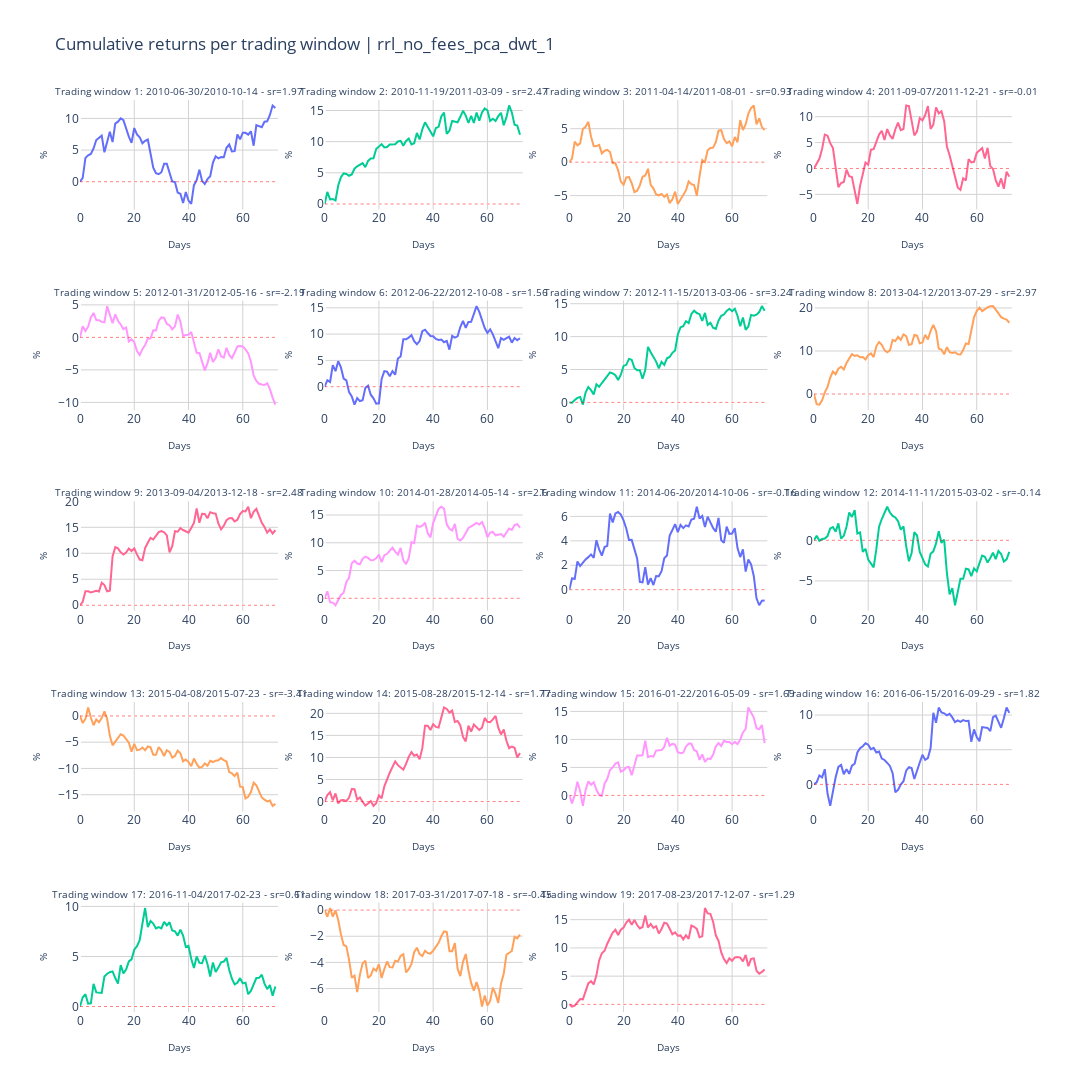

The notebook cell this image was saved under:
### Code cell
metric ="Cumulative returns"
fig_title = f"{metric} per trading window | {setting}"

ncols = 4
nrows = generate_nrows(len(batch_names), ncols)

titles = generate_subplot_titles(batch_names)

fig = init_subplots(nrows, ncols, titles)
fig = populate_subplots(fig, df, batch_names, titles, ncols, y_varname=metric, initial_invest=initial_invest)

layout = generate_layout(
    fig_height=1200, 
    fig_width=1400, 
    fig_title=fig_title)
    
fig.update_layout(layout)

### Figure 1 — Plotly figure (JSON) as saved in the notebook; plotly's stock layout.template omitted (floating-point values rounded to 4 significant figures)
{"data": [{"name": " sr=1.97", "showlegend": false, "type": "scatter", "x": [0, 1, 2, 3, 4, 5, 6, 7, 8, 9, 10, 11, 12, 13, 14, 15, 16, 17, 18, 19, 20, 21, 22, 23, 24, 25, 26, 27, 28, 29, 30, 31, 32, 33, 34, 35, 36, 37, 38, 39, 40, 41, 42, 43, 44, 45, 46, 47, 48, 49, 50, 51, 52, 53, 54, 55, 56, 57, 58, 59, 60, 61, 62, 63, 64, 65, 66, 67, 68, 69, 70, 71, 72], "xaxis": "x", "y": [0, 0.5953, 3.764, 4.162, 4.382, 5.25, 6.589, 6.998, 7.286, 4.642, 6.435, 7.909, 6.257, 9.17, 9.488, 10.01, 9.733, 8.351, 7.123, 6.148, 8.48, 7.469, 7.034, 6.079, 6.476, 6.669, 4.232, 2.208, 1.337, 1.182, 1.505, 2.822, 2.82, 1.505, 0.04189, -0.06951, -1.714, -1.91, -3.365, -1.641, -2.99, -3.518, -0.5461, 0.2377, 1.896, 0.1269, -0.3609, 0.4093, 0.8561, 3.016, 4.022, 3.676, 3.886, 3.856, 5.355, 5.874, 4.785, 4.822, 7.477, 6.706, 7.738, 7.723, 7.434, 7.97, 5.688, 8.933, 8.719, 8.624, 9.484, 9.545, 10.54, 12.05, 11.67], "yaxis": "y"}, {"line": {"color": "red", "dash": "dot", "width": 0.5}, "mode": "lines", "name": "No returns", "showlegend": false, "type": "scatter", "x": [0, 73], "xaxis": "x", "y": [0, 0], "yaxis": "y"}, {"name": " sr=2.47", "showlegend": false, "type": "scatter", "x": [0, 1, 2, 3, 4, 5, 6, 7, 8, 9, 10, 11, 12, 13, 14, 15, 16, 17, 18, 19, 20, 21, 22, 23, 24, 25, 26, 27, 28, 29, 30, 31, 32, 33, 34, 35, 36, 37, 38, 39, 40, 41, 42, 43, 44, 45, 46, 47, 48, 49, 50, 51, 52, 53, 54, 55, 56, 57, 58, 59, 60, 61, 62, 63, 64, 65, 66, 67, 68, 69, 70, 71, 72], "xaxis": "x2", "y": [0, 1.93, 0.7372, 0.8044, 0.5724, 2.966, 4.295, 4.894, 4.81, 4.528, 4.745, 5.656, 6.038, 6.302, 6.562, 5.917, 6.901, 7.29, 7.329, 8.827, 9.301, 9.608, 9.086, 9.139, 9.545, 9.579, 9.588, 10.02, 10.12, 9.338, 10.1, 10.5, 9.547, 9.755, 11.39, 10.36, 11.97, 13.11, 12.28, 11.68, 10.85, 12.18, 12.37, 14.04, 14.68, 11.26, 11.74, 13.31, 13.27, 13.11, 13.99, 14.95, 14.18, 12.99, 14.16, 13.0, 14.66, 13.35, 14.69, 15.33, 15.04, 13.31, 13.66, 13.31, 14.09, 14.63, 12.62, 13.89, 15.8, 14.68, 12.7, 12.57, 11.11], "yaxis": "y2"}, {"line": {"color": "red", "dash": "dot", "width": 0.5}, "mode": "lines", "name": "No returns", "showlegend": false, "type": "scatter", "x": [0, 73], "xaxis": "x2", "y": [0, 0], "yaxis": "y2"}, {"name": " sr=0.93", "showlegend": false, "type": "scatter", "x": [0, 1, 2, 3, 4, 5, 6, 7, 8, 9, 10, 11, 12, 13, 14, 15, 16, 17, 18, 19, 20, 21, 22, 23, 24, 25, 26, 27, 28, 29, 30, 31, 32, 33, 34, 35, 36, 37, 38, 39, 40, 41, 42, 43, 44, 45, 46, 47, 48, 49, 50, 51, 52, 53, 54, 55, 56, 57, 58, 59, 60, 61, 62, 63, 64, 65, 66, 67, 68, 69, 70, 71, 72], "xaxis": "x3", "y": [0, 0.5291, 3.062, 2.518, 2.813, 4.957, 5.276, 6.026, 3.834, 2.378, 2.399, 2.578, 1.311, 1.706, 1.824, 1.521, -0.1374, -0.1665, -1.206, -2.913, -3.373, -2.286, -2.217, -3.132, -4.47, -4.274, -3.464, -2.174, -1.997, -0.9881, -3.406, -3.92, -4.819, -4.955, -4.744, -5.189, -4.838, -6.129, -5.546, -4.415, -6.248, -5.543, -5.003, -4.218, -2.878, -3.296, -3.417, -5.018, -2.11, 0.3057, 0.01337, 1.768, 2.123, 2.173, 2.982, 4.704, 4.782, 3.456, 2.834, 3.109, 2.39, 3.756, 2.987, 6.287, 4.809, 5.641, 7.26, 8.071, 8.471, 5.662, 6.539, 5.237, 4.783], "yaxis": "y3"}, {"line": {"color": "red", "dash": "dot", "width": 0.5}, "mode": "lines", "name": "No returns", "showlegend": false, "type": "scatter", "x": [0, 73], "xaxis": "x3", "y": [0, 0], "yaxis": "y3"}, {"name": "0.01", "showlegend": false, "type": "scatter", "x": [0, 1, 2, 3, 4, 5, 6, 7, 8, 9, 10, 11, 12, 13, 14, 15, 16, 17, 18, 19, 20, 21, 22, 23, 24, 25, 26, 27, 28, 29, 30, 31, 32, 33, 34, 35, 36, 37, 38, 39, 40, 41, 42, 43, 44, 45, 46, 47, 48, 49, 50, 51, 52, 53, 54, 55, 56, 57, 58, 59, 60, 61, 62, 63, 64, 65, 66, 67, 68, 69, 70, 71, 72], "xaxis": "x4", "y": [0, 0.9179, 1.867, 3.774, 6.529, 6.332, 4.887, 3.936, 0.5676, -3.62, -2.796, -2.596, -0.2385, -1.487, -1.647, -3.933, -6.855, -3.338, -0.7449, 1.139, 0.7268, 3.625, 3.733, 5.08, 6.551, 7.28, 5.516, 7.601, 6.366, 5.718, 7.575, 8.865, 7.413, 7.623, 12.17, 12.05, 9.561, 6.38, 7.178, 9.742, 9.28, 10.32, 12.05, 7.626, 8.483, 11.8, 10.62, 11.05, 9.116, 4.216, 2.56, 0.4183, -1.422, -3.651, -4.137, -1.885, -2.313, 1.807, 1.168, 1.278, 3.014, 3.381, 3.921, 1.942, 3.98, 0.4529, -0.08319, -2.245, -3.495, -1.913, -3.924, -0.6284, -1.577], "yaxis": "y4"}, {"line": {"color": "red", "dash": "dot", "width": 0.5}, "mode": "lines", "name": "No returns", "showlegend": false, "type": "scatter", "x": [0, 73], "xaxis": "x4", "y": [0, 0], "yaxis": "y4"}, {"name": "2.19", "showlegend": false, "type": "scatter", "x": [0, 1, 2, 3, 4, 5, 6, 7, 8, 9, 10, 11, 12, 13, 14, 15, 16, 17, 18, 19, 20, 21, 22, 23, 24, 25, 26, 27, 28, 29, 30, 31, 32, 33, 34, 35, 36, 37, 38, 39, 40, 41, 42, 43, 44, 45, 46, 47, 48, 49, 50, 51, 52, 53, 54, 55, 56, 57, 58, 59, 60, 61, 62, 63, 64, 65, 66, 67, 68, 69, 70, 71, 72], "xaxis": "x5", "y": [0, 1.729, 0.9738, 1.65, 3.07, 3.758, 2.667, 2.646, 2.389, 2.304, 4.811, 3.492, 2.169, 3.544, 2.565, 1.985, 1.265, 1.509, -0.6157, -0.2903, -0.735, -2.108, -2.702, -1.808, -1.17, -0.2113, -0.1499, 1.088, 1.053, 2.525, 3.071, 2.994, 2.072, 1.871, 1.236, 1.694, 3.519, 2.423, 0.2309, 0.365, 0.408, 0.8389, -0.8479, -2.367, -2.407, -3.795, -5.068, -3.951, -2.38, -3.783, -3.17, -1.844, -2.921, -3.122, -1.602, -2.707, -3.209, -2.33, -1.389, -1.32, -1.381, -1.85, -2.458, -3.7, -5.859, -6.702, -7.128, -7.238, -7.318, -7.035, -7.95, -9.27, -10.34], "yaxis": "y5"}, {"line": {"color": "red", "dash": "dot", "width": 0.5}, "mode": "lines", "name": "No returns", "showlegend": false, "type": "scatter", "x": [0, 73], "xaxis": "x5", "y": [0, 0], "yaxis": "y5"}, {"name": " sr=1.56", "showlegend": false, "type": "scatter", "x": [0, 1, 2, 3, 4, 5, 6, 7, 8, 9, 10, 11, 12, 13, 14, 15, 16, 17, 18, 19, 20, 21, 22, 23, 24, 25, 26, 27, 28, 29, 30, 31, 32, 33, 34, 35, 36, 37, 38, 39, 40, 41, 42, 43, 44, 45, 46, 47, 48, 49, 50, 51, 52, 53, 54, 55, 56, 57, 58, 59, 60, 61, 62, 63, 64, 65, 66, 67, 68, 69, 70, 71, 72], "xaxis": "x6", "y": [0, 1.236, 0.8891, 4.087, 2.945, 4.852, 3.664, 1.548, 1.206, -1.037, -1.836, -3.407, -2.169, -2.732, -2.583, -0.2274, 0.178, -1.519, -2.217, -3.24, -3.165, 1.466, 2.961, 2.845, 1.989, 2.974, 2.265, 5.36, 5.754, 9.035, 9.023, 9.335, 9.816, 8.665, 8.077, 8.668, 10.56, 10.84, 10.21, 9.638, 9.596, 9.075, 8.892, 8.964, 8.46, 8.7, 7.048, 9.674, 9.328, 9.57, 11.35, 12.52, 11.19, 12.32, 12.36, 14.07, 15.32, 14.21, 12.59, 11.16, 10.21, 10.9, 9.953, 8.522, 7.318, 9.225, 8.904, 9.236, 9.499, 8.363, 9.248, 8.845, 9.205], "yaxis": "y6"}, {"line": {"color": "red", "dash": "dot", "width": 0.5}, "mode": "lines", "name": "No returns", "showlegend": false, "type": "scatter", "x": [0, 73], "xaxis": "x6", "y": [0, 0], "yaxis": "y6"}, {"name": " sr=3.24", "showlegend": false, "type": "scatter", "x": [0, 1, 2, 3, 4, 5, 6, 7, 8, 9, 10, 11, 12, 13, 14, 15, 16, 17, 18, 19, 20, 21, 22, 23, 24, 25, 26, 27, 28, 29, 30, 31, 32, 33, 34, 35, 36, 37, 38, 39, 40, 41, 42, 43, 44, 45, 46, 47, 48, 49, 50, 51, 52, 53, 54, 55, 56, 57, 58, 59, 60, 61, 62, 63, 64, 65, 66, 67, 68, 69, 70, 71, 72], "xaxis": "x7", "y": [0, -0.03792, 0.3743, 0.6913, 0.8175, -0.3362, 1.509, 2.342, 1.869, 1.219, 2.755, 2.365, 2.945, 3.483, 4.122, 4.545, 4.411, 4.13, 3.396, 4.203, 5.545, 5.708, 6.613, 6.489, 5.223, 4.876, 4.889, 3.592, 4.933, 8.433, 7.627, 6.961, 6.205, 5.185, 6.149, 5.687, 6.697, 6.911, 7.539, 7.899, 10.31, 11.43, 11.59, 12.35, 12.05, 13.45, 13.93, 13.59, 13.41, 12.4, 13.61, 11.78, 12.09, 11.36, 11.17, 12.41, 13.18, 13.36, 13.92, 14.24, 13.86, 14.24, 13.17, 11.57, 12.91, 11.03, 11.55, 13.3, 13.19, 13.33, 13.73, 14.64, 13.92], "yaxis": "y7"}, {"line": {"color": "red", "dash": "dot", "width": 0.5}, "mode": "lines", "name": "No returns", "showlegend": false, "type": "scatter", "x": [0, 73], "xaxis": "x7", "y": [0, 0], "yaxis": "y7"}, {"name": " sr=2.97", "showlegend": false, "type": "scatter", "x": [0, 1, 2, 3, 4, 5, 6, 7, 8, 9, 10, 11, 12, 13, 14, 15, 16, 17, 18, 19, 20, 21, 22, 23, 24, 25, 26, 27, 28, 29, 30, 31, 32, 33, 34, 35, 36, 37, 38, 39, 40, 41, 42, 43, 44, 45, 46, 47, 48, 49, 50, 51, 52, 53, 54, 55, 56, 57, 58, 59, 60, 61, 62, 63, 64, 65, 66, 67, 68, 69, 70, 71, 72], "xaxis": "x8", "y": [0, -2.367, -2.466, -1.487, 0.3843, 1.633, 3.826, 5.228, 4.599, 5.882, 6.329, 5.703, 7.229, 8.397, 9.247, 8.872, 9.0, 8.529, 8.591, 8.007, 9.019, 9.457, 8.574, 11.09, 12.07, 11.41, 10.18, 9.703, 10.12, 12.59, 12.3, 13.26, 12.56, 13.85, 13.44, 11.42, 11.58, 13.71, 13.55, 11.77, 11.97, 13.78, 12.68, 14.67, 16.05, 14.66, 10.55, 10.33, 9.231, 10.89, 9.735, 9.561, 9.693, 9.225, 9.193, 10.21, 11.75, 11.59, 14.5, 17.82, 19.27, 20.1, 19.27, 19.82, 20.15, 20.37, 20.43, 19.6, 18.63, 17.86, 17.5, 17.3, 16.56], "yaxis": "y8"}, {"line": {"color": "red", "dash": "dot", "width": 0.5}, "mode": "lines", "name": "No returns", "showlegend": false, "type": "scatter", "x": [0, 73], "xaxis": "x8", "y": [0, 0], "yaxis": "y8"}, {"name": " sr=2.48", "showlegend": false, "type": "scatter", "x": [0, 1, 2, 3, 4, 5, 6, 7, 8, 9, 10, 11, 12, 13, 14, 15, 16, 17, 18, 19, 20, 21, 22, 23, 24, 25, 26, 27, 28, 29, 30, 31, 32, 33, 34, 35, 36, 37, 38, 39, 40, 41, 42, 43, 44, 45, 46, 47, 48, 49, 50, 51, 52, 53, 54, 55, 56, 57, 58, 59, 60, 61, 62, 63, 64, 65, 66, 67, 68, 69, 70, 71, 72], "xaxis": "x9", "y": [0, 0.6622, 2.678, 2.684, 2.475, 2.57, 2.777, 2.638, 4.326, 3.88, 2.696, 2.815, 9.383, 11.17, 10.94, 10.18, 9.778, 10.16, 10.93, 10.43, 10.94, 9.787, 8.792, 8.644, 11.0, 12.02, 12.98, 12.65, 13.33, 14.07, 14.26, 14.05, 13.44, 10.18, 11.37, 14.25, 14.14, 14.82, 14.48, 14.25, 13.96, 14.86, 15.85, 18.62, 15.88, 17.61, 17.58, 16.74, 17.91, 17.72, 17.64, 15.73, 14.59, 15.29, 16.38, 16.75, 16.79, 16.13, 16.46, 17.54, 18.12, 18.05, 18.95, 16.76, 17.97, 18.53, 17.14, 15.85, 15.08, 13.98, 14.59, 13.81, 14.43], "yaxis": "y9"}, {"line": {"color": "red", "dash": "dot", "width": 0.5}, "mode": "lines", "name": "No returns", "showlegend": false, "type": "scatter", "x": [0, 73], "xaxis": "x9", "y": [0, 0], "yaxis": "y9"}, {"name": " sr=2.6", "showlegend": false, "type": "scatter", "x": [0, 1, 2, 3, 4, 5, 6, 7, 8, 9, 10, 11, 12, 13, 14, 15, 16, 17, 18, 19, 20, 21, 22, 23, 24, 25, 26, 27, 28, 29, 30, 31, 32, 33, 34, 35, 36, 37, 38, 39, 40, 41, 42, 43, 44, 45, 46, 47, 48, 49, 50, 51, 52, 53, 54, 55, 56, 57, 58, 59, 60, 61, 62, 63, 64, 65, 66, 67, 68, 69, 70, 71, 72], "xaxis": "x10", "y": [0, 1.27, -0.7317, -0.7763, -1.252, -0.3274, 0.6009, 0.9965, 2.947, 3.695, 6.328, 6.79, 6.263, 6.124, 7.11, 7.516, 7.273, 6.859, 6.893, 7.195, 7.861, 6.524, 7.768, 8.018, 8.649, 9.131, 8.416, 7.883, 9.09, 6.843, 6.148, 7.243, 10.12, 9.934, 13.07, 12.86, 13.1, 13.62, 11.7, 10.96, 13.59, 15.06, 16.11, 16.49, 16.17, 13.33, 12.5, 12.21, 13.41, 10.7, 10.41, 10.86, 11.66, 12.67, 12.96, 13.23, 13.57, 13.29, 13.74, 12.66, 11.01, 11.84, 11.96, 11.34, 11.52, 11.56, 11.09, 11.95, 12.57, 12.31, 13.2, 13.35, 12.75], "yaxis": "y10"}, {"line": {"color": "red", "dash": "dot", "width": 0.5}, "mode": "lines", "name": "No returns", "showlegend": false, "type": "scatter", "x": [0, 73], "xaxis": "x10", "y": [0, 0], "yaxis": "y10"}, {"name": "0.16", "showlegend": false, "type": "scatter", "x": [0, 1, 2, 3, 4, 5, 6, 7, 8, 9, 10, 11, 12, 13, 14, 15, 16, 17, 18, 19, 20, 21, 22, 23, 24, 25, 26, 27, 28, 29, 30, 31, 32, 33, 34, 35, 36, 37, 38, 39, 40, 41, 42, 43, 44, 45, 46, 47, 48, 49, 50, 51, 52, 53, 54, 55, 56, 57, 58, 59, 60, 61, 62, 63, 64, 65, 66, 67, 68, 69, 70, 71, 72], "xaxis": "x11", "y": [0, 0.919, 0.8847, 2.31, 1.936, 2.225, 2.483, 2.663, 2.888, 2.611, 4.053, 3.296, 2.787, 3.497, 3.592, 6.226, 5.505, 6.239, 6.355, 6.155, 5.677, 5.015, 4.072, 4.078, 3.223, 2.555, 0.6359, 0.597, 1.835, 0.4217, 0.935, 0.3806, 1.114, 1.097, 1.513, 2.569, 2.794, 4.434, 4.891, 5.367, 4.718, 5.302, 5.043, 5.269, 5.175, 5.745, 5.819, 6.79, 5.827, 6.039, 5.132, 5.981, 5.51, 5.046, 4.746, 5.872, 4.041, 3.845, 5.156, 4.561, 4.596, 5.03, 3.408, 2.671, 3.306, 1.481, 2.465, 2.081, 1.127, -0.7124, -1.277, -0.9069, -0.8909], "yaxis": "y11"}, {"line": {"color": "red", "dash": "dot", "width": 0.5}, "mode": "lines", "name": "No returns", "showlegend": false, "type": "scatter", "x": [0, 73], "xaxis": "x11", "y": [0, 0], "yaxis": "y11"}, {"name": "0.14", "showlegend": false, "type": "scatter", "x": [0, 1, 2, 3, 4, 5, 6, 7, 8, 9, 10, 11, 12, 13, 14, 15, 16, 17, 18, 19, 20, 21, 22, 23, 24, 25, 26, 27, 28, 29, 30, 31, 32, 33, 34, 35, 36, 37, 38, 39, 40, 41, 42, 43, 44, 45, 46, 47, 48, 49, 50, 51, 52, 53, 54, 55, 56, 57, 58, 59, 60, 61, 62, 63, 64, 65, 66, 67, 68, 69, 70, 71, 72], "xaxis": "x12", "y": [0, 0.5708, -0.05393, 0.159, 0.2179, 0.5251, 1.465, 1.633, 1.069, 2.093, 0.202, 0.5649, 1.683, 3.436, 2.883, 3.712, 0.8418, 0.9727, -1.419, -1.042, -2.382, -2.789, -3.325, -1.095, 1.682, 2.626, 3.356, 4.137, 3.424, 3.002, 2.822, 2.354, 1.323, 1.72, -0.7061, -2.585, -1.577, 0.9984, 0.5889, -1.427, -2.188, -2.975, -3.222, -1.662, -1.355, -0.3818, 1.128, -0.3179, 0.08773, -4.033, -6.644, -5.891, -7.998, -6.465, -4.74, -4.738, -3.487, -3.585, -4.417, -3.463, -3.823, -2.808, -1.873, -2.033, -2.739, -2.173, -1.523, -2.321, -1.313, -1.678, -2.613, -2.335, -1.424], "yaxis": "y12"}, {"line": {"color": "red", "dash": "dot", "width": 0.5}, "mode": "lines", "name": "No returns", "showlegend": false, "type": "scatter", "x": [0, 73], "xaxis": "x12", "y": [0, 0], "yaxis": "y12"}, {"name": "3.41", "showlegend": false, "type": "scatter", "x": [0, 1, 2, 3, 4, 5, 6, 7, 8, 9, 10, 11, 12, 13, 14, 15, 16, 17, 18, 19, 20, 21, 22, 23, 24, 25, 26, 27, 28, 29, 30, 31, 32, 33, 34, 35, 36, 37, 38, 39, 40, 41, 42, 43, 44, 45, 46, 47, 48, 49, 50, 51, 52, 53, 54, 55, 56, 57, 58, 59, 60, 61, 62, 63, 64, 65, 66, 67, 68, 69, 70, 71, 72], "xaxis": "x13", "y": [0, -1.354, -0.5693, 1.628, -0.2995, -1.776, -0.6817, -1.188, -0.4063, 0.8524, -0.5346, -3.793, -5.596, -4.873, -4.234, -3.482, -3.72, -4.426, -5.084, -6.789, -5.308, -6.495, -6.423, -6.017, -6.534, -5.813, -5.972, -7.41, -7.393, -5.915, -6.598, -7.625, -6.531, -6.84, -7.926, -7.62, -6.602, -7.101, -8.647, -8.286, -8.777, -9.585, -8.103, -9.144, -9.836, -9.696, -9.052, -9.46, -8.55, -8.777, -8.528, -8.459, -8.036, -8.427, -8.679, -10.7, -10.91, -11.42, -10.78, -13.46, -13.56, -15.7, -15.4, -14.5, -12.71, -13.23, -14.25, -15.53, -15.93, -16.26, -16.11, -17.13, -16.74], "yaxis": "y13"}, {"line": {"color": "red", "dash": "dot", "width": 0.5}, "mode": "lines", "name": "No returns", "showlegend": false, "type": "scatter", "x": [0, 73], "xaxis": "x13", "y": [0, 0], "yaxis": "y13"}, {"name": " sr=1.77", "showlegend": false, "type": "scatter", "x": [0, 1, 2, 3, 4, 5, 6, 7, 8, 9, 10, 11, 12, 13, 14, 15, 16, 17, 18, 19, 20, 21, 22, 23, 24, 25, 26, 27, 28, 29, 30, 31, 32, 33, 34, 35, 36, 37, 38, 39, 40, 41, 42, 43, 44, 45, 46, 47, 48, 49, 50, 51, 52, 53, 54, 55, 56, 57, 58, 59, 60, 61, 62, 63, 64, 65, 66, 67, 68, 69, 70, 71, 72], "xaxis": "x14", "y": [0, 1.493, 2.153, 0.2841, 1.854, -0.4151, 0.3186, 0.3409, 0.09164, 0.8905, 2.863, 2.811, 0.4554, 0.9345, -0.04402, -0.8955, -0.4565, 0.1156, -0.9792, -0.3744, 1.386, 0.7542, 3.44, 5.164, 6.536, 7.867, 9.081, 8.254, 7.839, 7.22, 8.537, 10.14, 11.22, 10.37, 10.66, 9.617, 12.1, 17.19, 17.17, 16.23, 17.52, 16.93, 16.8, 19.24, 21.35, 20.99, 20.15, 20.62, 18.04, 18.25, 17.25, 14.65, 13.64, 17.18, 15.88, 17.45, 16.84, 16.25, 16.75, 18.96, 18.07, 17.99, 18.61, 19.4, 16.74, 15.2, 16.34, 13.79, 12.1, 12.48, 12.2, 10.01, 11.01], "yaxis": "y14"}, {"line": {"color": "red", "dash": "dot", "width": 0.5}, "mode": "lines", "name": "No returns", "showlegend": false, "type": "scatter", "x": [0, 73], "xaxis": "x14", "y": [0, 0], "yaxis": "y14"}, {"name": " sr=1.69", "showlegend": false, "type": "scatter", "x": [0, 1, 2, 3, 4, 5, 6, 7, 8, 9, 10, 11, 12, 13, 14, 15, 16, 17, 18, 19, 20, 21, 22, 23, 24, 25, 26, 27, 28, 29, 30, 31, 32, 33, 34, 35, 36, 37, 38, 39, 40, 41, 42, 43, 44, 45, 46, 47, 48, 49, 50, 51, 52, 53, 54, 55, 56, 57, 58, 59, 60, 61, 62, 63, 64, 65, 66, 67, 68, 69, 70, 71, 72], "xaxis": "x15", "y": [0, -1.415, 0.08389, 2.459, 0.764, -1.866, 0.9349, 2.504, 1.913, 2.358, 1.017, 0.07384, -0.04295, 2.091, 2.962, 4.543, 5.008, 5.677, 5.89, 4.241, 4.495, 4.988, 5.075, 3.622, 5.34, 7.124, 7.135, 7.179, 9.789, 6.829, 7.029, 6.926, 8.001, 8.03, 8.104, 8.663, 10.3, 8.892, 9.196, 9.076, 7.711, 7.538, 7.644, 8.701, 9.265, 9.227, 8.122, 7.863, 6.343, 7.327, 5.99, 6.592, 6.497, 7.269, 8.751, 9.364, 8.817, 9.743, 9.532, 9.544, 9.142, 9.564, 9.178, 9.949, 11.25, 11.88, 15.72, 14.82, 13.89, 12.0, 11.82, 12.56, 9.334], "yaxis": "y15"}, {"line": {"color": "red", "dash": "dot", "width": 0.5}, "mode": "lines", "name": "No returns", "showlegend": false, "type": "scatter", "x": [0, 73], "xaxis": "x15", "y": [0, 0], "yaxis": "y15"}, {"name": " sr=1.82", "showlegend": false, "type": "scatter", "x": [0, 1, 2, 3, 4, 5, 6, 7, 8, 9, 10, 11, 12, 13, 14, 15, 16, 17, 18, 19, 20, 21, 22, 23, 24, 25, 26, 27, 28, 29, 30, 31, 32, 33, 34, 35, 36, 37, 38, 39, 40, 41, 42, 43, 44, 45, 46, 47, 48, 49, 50, 51, 52, 53, 54, 55, 56, 57, 58, 59, 60, 61, 62, 63, 64, 65, 66, 67, 68, 69, 70, 71, 72], "xaxis": "x16", "y": [0, 0.2857, 1.283, 1.012, 2.193, -1.311, -3.099, -0.9327, 1.027, 2.526, 2.803, 1.479, 2.202, 1.527, 2.695, 2.988, 4.604, 5.213, 5.502, 5.931, 5.726, 5.065, 5.263, 4.613, 4.754, 3.721, 3.527, 3.102, 2.662, 1.612, -1.148, -0.7787, -0.03642, 0.4602, 1.992, 2.488, 2.352, 0.7865, 2.083, 3.165, 4.28, 3.535, 3.801, 5.238, 10.32, 8.885, 11.08, 10.37, 10.25, 9.957, 10.17, 9.664, 8.97, 9.219, 9.012, 9.271, 9.132, 9.18, 6.139, 7.934, 6.814, 6.215, 8.266, 8.154, 8.143, 7.692, 9.689, 9.921, 9.027, 8.16, 9.544, 11.11, 10.32], "yaxis": "y16"}, {"line": {"color": "red", "dash": "dot", "width": 0.5}, "mode": "lines", "name": "No returns", "showlegend": false, "type": "scatter", "x": [0, 73], "xaxis": "x16", "y": [0, 0], "yaxis": "y16"}, {"name": " sr=0.61", "showlegend": false, "type": "scatter", "x": [0, 1, 2, 3, 4, 5, 6, 7, 8, 9, 10, 11, 12, 13, 14, 15, 16, 17, 18, 19, 20, 21, 22, 23, 24, 25, 26, 27, 28, 29, 30, 31, 32, 33, 34, 35, 36, 37, 38, 39, 40, 41, 42, 43, 44, 45, 46, 47, 48, 49, 50, 51, 52, 53, 54, 55, 56, 57, 58, 59, 60, 61, 62, 63, 64, 65, 66, 67, 68, 69, 70, 71, 72], "xaxis": "x17", "y": [0, 0.9257, 1.226, 0.2866, 0.3233, 2.258, 1.414, 1.387, 1.358, 2.997, 3.277, 3.43, 3.508, 2.846, 2.282, 4.132, 3.313, 3.692, 4.506, 4.705, 5.679, 6.026, 6.622, 8.27, 9.838, 7.93, 8.539, 8.289, 7.796, 7.933, 7.811, 8.463, 8.096, 8.419, 7.597, 7.513, 7.082, 7.683, 7.089, 5.946, 6.057, 4.775, 3.847, 5.001, 4.359, 4.326, 5.094, 4.216, 2.999, 4.407, 3.453, 3.886, 4.417, 4.489, 4.864, 3.653, 2.779, 2.207, 2.374, 2.837, 2.308, 2.386, 1.233, 1.556, 2.229, 2.847, 2.869, 3.177, 2.287, 1.736, 2.146, 1.083, 1.996], "yaxis": "y17"}, {"line": {"color": "red", "dash": "dot", "width": 0.5}, "mode": "lines", "name": "No returns", "showlegend": false, "type": "scatter", "x": [0, 73], "xaxis": "x17", "y": [0, 0], "yaxis": "y17"}, {"name": "0.45", "showlegend": false, "type": "scatter", "x": [0, 1, 2, 3, 4, 5, 6, 7, 8, 9, 10, 11, 12, 13, 14, 15, 16, 17, 18, 19, 20, 21, 22, 23, 24, 25, 26, 27, 28, 29, 30, 31, 32, 33, 34, 35, 36, 37, 38, 39, 40, 41, 42, 43, 44, 45, 46, 47, 48, 49, 50, 51, 52, 53, 54, 55, 56, 57, 58, 59, 60, 61, 62, 63, 64, 65, 66, 67, 68, 69, 70, 71, 72], "xaxis": "x18", "y": [0, -0.5151, 0.1561, -0.4981, -0.02215, -0.765, -1.858, -2.668, -2.772, -3.806, -5.177, -5.008, -6.26, -4.93, -4.067, -3.867, -5.186, -4.998, -4.473, -4.646, -4.127, -5.188, -4.501, -3.935, -4.364, -4.39, -3.866, -3.938, -3.504, -3.375, -4.767, -4.512, -4.116, -3.221, -2.871, -3.37, -3.517, -3.11, -3.282, -3.332, -3.099, -2.81, -2.501, -2.003, -1.634, -1.66, -3.147, -3.14, -2.528, -4.482, -5.051, -3.959, -3.356, -4.608, -5.569, -6.153, -5.507, -6.173, -7.372, -6.521, -7.291, -6.95, -5.931, -6.409, -7.094, -5.628, -4.874, -3.413, -3.247, -3.125, -2.045, -2.161, -1.882], "yaxis": "y18"}, {"line": {"color": "red", "dash": "dot", "width": 0.5}, "mode": "lines", "name": "No returns", "showlegend": false, "type": "scatter", "x": [0, 73], "xaxis": "x18", "y": [0, 0], "yaxis": "y18"}, {"name": " sr=1.29", "showlegend": false, "type": "scatter", "x": [0, 1, 2, 3, 4, 5, 6, 7, 8, 9, 10, 11, 12, 13, 14, 15, 16, 17, 18, 19, 20, 21, 22, 23, 24, 25, 26, 27, 28, 29, 30, 31, 32, 33, 34, 35, 36, 37, 38, 39, 40, 41, 42, 43, 44, 45, 46, 47, 48, 49, 50, 51, 52, 53, 54, 55, 56, 57, 58, 59, 60, 61, 62, 63, 64, 65, 66, 67, 68, 69, 70, 71, 72], "xaxis": "x19", "y": [0, -0.3784, -0.2195, 0.3895, 0.9594, 0.9012, 2.322, 3.715, 4.1, 3.53, 5.148, 7.782, 9.054, 9.498, 10.74, 11.66, 12.7, 13.2, 12.27, 13.22, 13.59, 14.48, 14.98, 14.11, 14.95, 14.05, 13.46, 13.71, 15.72, 13.61, 14.24, 13.54, 13.85, 12.55, 13.36, 14.45, 14.32, 13.4, 12.41, 12.76, 12.15, 12.21, 11.51, 12.23, 11.61, 13.96, 13.73, 13.36, 11.88, 12.04, 17.06, 16.1, 16.03, 14.65, 12.23, 11.27, 9.203, 8.022, 7.321, 8.169, 7.715, 8.314, 8.406, 8.291, 7.626, 8.755, 6.771, 8.067, 8.146, 5.959, 5.444, 5.758, 6.17], "yaxis": "y19"}, {"line": {"color": "red", "dash": "dot", "width": 0.5}, "mode": "lines", "name": "No returns", "showlegend": false, "type": "scatter", "x": [0, 73], "xaxis": "x19", "y": [0, 0], "yaxis": "y19"}], "layout": {"annotations": [{"font": {"size": 10}, "showarrow": false, "text": "Trading window 1: 2010-06-30/2010-10-14 - sr=1.97", "x": 0.1062, "xanchor": "center", "xref": "paper", "y": 1, "yanchor": "bottom", "yref": "paper"}, {"font": {"size": 10}, "showarrow": false, "text": "Trading window 2: 2010-11-19/2011-03-09 - sr=2.47", "x": 0.3688, "xanchor": "center", "xref": "paper", "y": 1, "yanchor": "bottom", "yref": "paper"}, {"font": {"size": 10}, "showarrow": false, "text": "Trading window 3: 2011-04-14/2011-08-01 - sr=0.93", "x": 0.6313, "xanchor": "center", "xref": "paper", "y": 1, "yanchor": "bottom", "yref": "paper"}, {"font": {"size": 10}, "showarrow": false, "text": "Trading window 4: 2011-09-07/2011-12-21 - sr=-0.01", "x": 0.8938, "xanchor": "center", "xref": "paper", "y": 1, "yanchor": "bottom", "yref": "paper"}, {"font": {"size": 10}, "showarrow": false, "text": "Trading window 5: 2012-01-31/2012-05-16 - sr=-2.19", "x": 0.1062, "xanchor": "center", "xref": "paper", "y": 0.78, "yanchor": "bottom", "yref": "paper"}, {"font": {"size": 10}, "showarrow": false, "text": "Trading window 6: 2012-06-22/2012-10-08 - sr=1.56", "x": 0.3688, "xanchor": "center", "xref": "paper", "y": 0.78, "yanchor": "bottom", "yref": "paper"}, {"font": {"size": 10}, "showarrow": false, "text": "Trading window 7: 2012-11-15/2013-03-06 - sr=3.24", "x": 0.6313, "xanchor": "center", "xref": "paper", "y": 0.78, "yanchor": "bottom", "yref": "paper"}, {"font": {"size": 10}, "showarrow": false, "text": "Trading window 8: 2013-04-12/2013-07-29 - sr=2.97", "x": 0.8938, "xanchor": "center", "xref": "paper", "y": 0.78, "yanchor": "bottom", "yref": "paper"}, {"font": {"size": 10}, "showarrow": false, "text": "Trading window 9: 2013-09-04/2013-12-18 - sr=2.48", "x": 0.1062, "xanchor": "center", "xref": "paper", "y": 0.56, "yanchor": "bottom", "yref": "paper"}, {"font": {"size": 10}, "showarrow": false, "text": "Trading window 10: 2014-01-28/2014-05-14 - sr=2.6", "x": 0.3688, "xanchor": "center", "xref": "paper", "y": 0.56, "yanchor": "bottom", "yref": "paper"}, {"font": {"size": 10}, "showarrow": false, "text": "Trading window 11: 2014-06-20/2014-10-06 - sr=-0.16", "x": 0.6313, "xanchor": "center", "xref": "paper", "y": 0.56, "yanchor": "bottom", "yref": "paper"}, {"font": {"size": 10}, "showarrow": false, "text": "Trading window 12: 2014-11-11/2015-03-02 - sr=-0.14", "x": 0.8938, "xanchor": "center", "xref": "paper", "y": 0.56, "yanchor": "bottom", "yref": "paper"}, {"font": {"size": 10}, "showarrow": false, "text": "Trading window 13: 2015-04-08/2015-07-23 - sr=-3.41", "x": 0.1062, "xanchor": "center", "xref": "paper", "y": 0.34, "yanchor": "bottom", "yref": "paper"}, {"font": {"size": 10}, "showarrow": false, "text": "Trading window 14: 2015-08-28/2015-12-14 - sr=1.77", "x": 0.3688, "xanchor": "center", "xref": "paper", "y": 0.34, "yanchor": "bottom", "yref": "paper"}, {"font": {"size": 10}, "showarrow": false, "text": "Trading window 15: 2016-01-22/2016-05-09 - sr=1.69", "x": 0.6313, "xanchor": "center", "xref": "paper", "y": 0.34, "yanchor": "bottom", "yref": "paper"}, {"font": {"size": 10}, "showarrow": false, "text": "Trading window 16: 2016-06-15/2016-09-29 - sr=1.82", "x": 0.8938, "xanchor": "center", "xref": "paper", "y": 0.34, "yanchor": "bottom", "yref": "paper"}, {"font": {"size": 10}, "showarrow": false, "text": "Trading window 17: 2016-11-04/2017-02-23 - sr=0.61", "x": 0.1062, "xanchor": "center", "xref": "paper", "y": 0.12, "yanchor": "bottom", "yref": "paper"}, {"font": {"size": 10}, "showarrow": false, "text": "Trading window 18: 2017-03-31/2017-07-18 - sr=-0.45", "x": 0.3688, "xanchor": "center", "xref": "paper", "y": 0.12, "yanchor": "bottom", "yref": "paper"}, {"font": {"size": 10}, "showarrow": false, "text": "Trading window 19: 2017-08-23/2017-12-07 - sr=1.29", "x": 0.6313, "xanchor": "center", "xref": "paper", "y": 0.12, "yanchor": "bottom", "yref": "paper"}], "height": 1200, "plot_bgcolor": "white", "title": {"text": "Cumulative returns per trading window | rrl_no_fees_pca_dwt_1"}, "width": 1400, "xaxis": {"anchor": "y", "domain": [0, 0.2125], "gridcolor": "lightgrey", "title": {"font": {"size": 10}, "text": "Days"}}, "xaxis10": {"anchor": "y10", "domain": [0.2625, 0.475], "gridcolor": "lightgrey", "title": {"font": {"size": 10}, "text": "Days"}}, "xaxis11": {"anchor": "y11", "domain": [0.525, 0.7375], "gridcolor": "lightgrey", "title": {"font": {"size": 10}, "text": "Days"}}, "xaxis12": {"anchor": "y12", "domain": [0.7875, 1], "gridcolor": "lightgrey", "title": {"font": {"size": 10}, "text": "Days"}}, "xaxis13": {"anchor": "y13", "domain": [0, 0.2125], "gridcolor": "lightgrey", "title": {"font": {"size": 10}, "text": "Days"}}, "xaxis14": {"anchor": "y14", "domain": [0.2625, 0.475], "gridcolor": "lightgrey", "title": {"font": {"size": 10}, "text": "Days"}}, "xaxis15": {"anchor": "y15", "domain": [0.525, 0.7375], "gridcolor": "lightgrey", "title": {"font": {"size": 10}, "text": "Days"}}, "xaxis16": {"anchor": "y16", "domain": [0.7875, 1], "gridcolor": "lightgrey", "title": {"font": {"size": 10}, "text": "Days"}}, "xaxis17": {"anchor": "y17", "domain": [0, 0.2125], "gridcolor": "lightgrey", "title": {"font": {"size": 10}, "text": "Days"}}, "xaxis18": {"anchor": "y18", "domain": [0.2625, 0.475], "gridcolor": "lightgrey", "title": {"font": {"size": 10}, "text": "Days"}}, "xaxis19": {"anchor": "y19", "domain": [0.525, 0.7375], "gridcolor": "lightgrey", "title": {"font": {"size": 10}, "text": "Days"}}, "xaxis2": {"anchor": "y2", "domain": [0.2625, 0.475], "gridcolor": "lightgrey", "title": {"font": {"size": 10}, "text": "Days"}}, "xaxis20": {"anchor": "y20", "domain": [0.7875, 1]}, "xaxis3": {"anchor": "y3", "domain": [0.525, 0.7375], "gridcolor": "lightgrey", "title": {"font": {"size": 10}, "text": "Days"}}, "xaxis4": {"anchor": "y4", "domain": [0.7875, 1], "gridcolor": "lightgrey", "title": {"font": {"size": 10}, "text": "Days"}}, "xaxis5": {"anchor": "y5", "domain": [0, 0.2125], "gridcolor": "lightgrey", "title": {"font": {"size": 10}, "text": "Days"}}, "xaxis6": {"anchor": "y6", "domain": [0.2625, 0.475], "gridcolor": "lightgrey", "title": {"font": {"size": 10}, "text": "Days"}}, "xaxis7": {"anchor": "y7", "domain": [0.525, 0.7375], "gridcolor": "lightgrey", "title": {"font": {"size": 10}, "text": "Days"}}, "xaxis8": {"anchor": "y8", "domain": [0.7875, 1], "gridcolor": "lightgrey", "title": {"font": {"size": 10}, "text": "Days"}}, "xaxis9": {"anchor": "y9", "domain": [0, 0.2125], "gridcolor": "lightgrey", "title": {"font": {"size": 10}, "text": "Days"}}, "yaxis": {"anchor": "x", "domain": [0.88, 1], "gridcolor": "lightgrey", "showticklabels": true, "title": {"font": {"size": 10}, "text": "%"}}, "yaxis10": {"anchor": "x10", "domain": [0.44, 0.56], "gridcolor": "lightgrey", "showticklabels": true, "title": {"font": {"size": 10}, "text": "%"}}, "yaxis11": {"anchor": "x11", "domain": [0.44, 0.56], "gridcolor": "lightgrey", "showticklabels": true, "title": {"font": {"size": 10}, "text": "%"}}, "yaxis12": {"anchor": "x12", "domain": [0.44, 0.56], "gridcolor": "lightgrey", "showticklabels": true, "title": {"font": {"size": 10}, "text": "%"}}, "yaxis13": {"anchor": "x13", "domain": [0.22, 0.34], "gridcolor": "lightgrey", "showticklabels": true, "title": {"font": {"size": 10}, "text": "%"}}, "yaxis14": {"anchor": "x14", "domain": [0.22, 0.34], "gridcolor": "lightgrey", "showticklabels": true, "title": {"font": {"size": 10}, "text": "%"}}, "yaxis15": {"anchor": "x15", "domain": [0.22, 0.34], "gridcolor": "lightgrey", "showticklabels": true, "title": {"font": {"size": 10}, "text": "%"}}, "yaxis16": {"anchor": "x16", "domain": [0.22, 0.34], "gridcolor": "lightgrey", "showticklabels": true, "title": {"font": {"size": 10}, "text": "%"}}, "yaxis17": {"anchor": "x17", "domain": [0, 0.12], "gridcolor": "lightgrey", "showticklabels": true, "title": {"font": {"size": 10}, "text": "%"}}, "yaxis18": {"anchor": "x18", "domain": [0, 0.12], "gridcolor": "lightgrey", "showticklabels": true, "title": {"font": {"size": 10}, "text": "%"}}, "yaxis19": {"anchor": "x19", "domain": [0, 0.12], "gridcolor": "lightgrey", "showticklabels": true, "title": {"font": {"size": 10}, "text": "%"}}, "yaxis2": {"anchor": "x2", "domain": [0.88, 1], "gridcolor": "lightgrey", "showticklabels": true, "title": {"font": {"size": 10}, "text": "%"}}, "yaxis20": {"anchor": "x20", "domain": [0, 0.12]}, "yaxis3": {"anchor": "x3", "domain": [0.88, 1], "gridcolor": "lightgrey", "showticklabels": true, "title": {"font": {"size": 10}, "text": "%"}}, "yaxis4": {"anchor": "x4", "domain": [0.88, 1], "gridcolor": "lightgrey", "showticklabels": true, "title": {"font": {"size": 10}, "text": "%"}}, "yaxis5": {"anchor": "x5", "domain": [0.66, 0.78], "gridcolor": "lightgrey", "showticklabels": true, "title": {"font": {"size": 10}, "text": "%"}}, "yaxis6": {"anchor": "x6", "domain": [0.66, 0.78], "gridcolor": "lightgrey", "showticklabels": true, "title": {"font": {"size": 10}, "text": "%"}}, "yaxis7": {"anchor": "x7", "domain": [0.66, 0.78], "gridcolor": "lightgrey", "showticklabels": true, "title": {"font": {"size": 10}, "text": "%"}}, "yaxis8": {"anchor": "x8", "domain": [0.66, 0.78], "gridcolor": "lightgrey", "showticklabels": true, "title": {"font": {"size": 10}, "text": "%"}}, "yaxis9": {"anchor": "x9", "domain": [0.44, 0.56], "gridcolor": "lightgrey", "showticklabels": true, "title": {"font": {"size": 10}, "text": "%"}}}}
